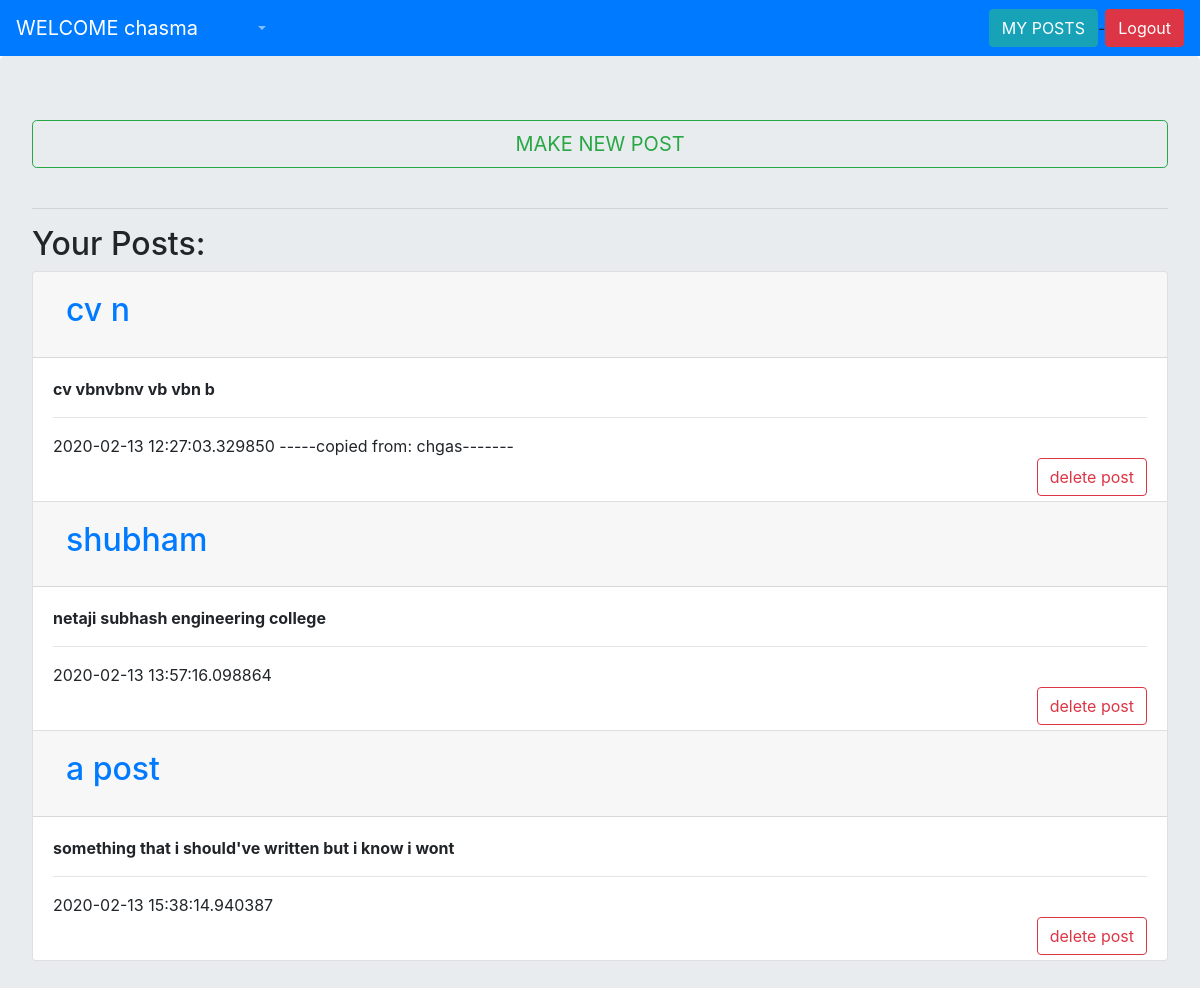
The page /posts/ (signed in) on the database its author committed.
### djangoapp/models.py (models this page shows)
class posts(models.Model):
	user = models.TextField(max_length = 500, blank = True)
	post = models.TextField(max_length = 500, blank = True)
	head = models.CharField(max_length = 30)
	date = models.CharField(max_length = 30)

### djangoapp/views.py (the view)
# urls.py: path('posts/',views.postpage),
@login_required
def postpage(request):
	user = request.user.username
	data=[]
	try:
		data = posts.objects.all().filter(user=user)
	except: pass
	return render(request,'postpage.html',{'posts':data,'username':user})

### djangoapp/templates/postpage.html (shortened to what this page needs)
<!DOCTYPE html>
<html lang="en">
<head>
    <link rel="stylesheet" href="https://stackpath.bootstrapcdn.com/bootstrap/4.4.1/css/bootstrap.min.css">
</head>
<body>
<nav class="navbar navbar-expand-lg navbar-dark bg-primary">
    <a class="navbar-brand" href="/home/">WELCOME {{username}}</a>
    <div class="collapse navbar-collapse" id="navbarSupportedContent">
      <ul class="navbar-nav mr-auto">
        <li class="nav-item active">
          <a class="nav-link" href="#"> <span class="sr-only">(current)</span></a>
        </li>
        <li class="nav-item">
          <a class="nav-link" href="#"></a>
        </li>
        <li class="nav-item dropdown">
          <a class="nav-link dropdown-toggle" href="#" id="navbarDropdown" role="button" data-toggle="dropdown" aria-haspopup="true" aria-expanded="false">
          </a>
        </li>
        <li class="nav-item">
          <a class="nav-link disabled" href="#" tabindex="-1" aria-disabled="true"></a>
        </li>
	  </ul>
	  <form class="form-inline my-2 my-lg-0" action="/posts/">
        <button class="btn btn-info my-2 my-sm-0" type="submit">MY POSTS</button>
      </form>-
      <form class="form-inline my-2 my-lg-0" action="/logout/">
        <button class="btn btn-danger my-2 my-sm-0" type="submit">Logout</button>
      </form>
    </div>
  </nav>
    <div class="jumbotron">
<a class="btn btn-outline-success btn-lg btn-block" href="/makepost/">MAKE NEW POST</a><BR><hr>
    <H2>Your Posts:</H2>
<div class="accordion" id="accordionExample">
{% for d in posts %}
<div class="card">
    <div class="card-header" id="headingOne {{d.head}}">
      <h2 class="mb-0">
        <button class="btn btn-link" type="button" data-toggle="collapse" data-target="#collapseOne" aria-expanded="true" aria-controls="collapseOne">
          <h2 style="text-decoration: none;">{{d.head}}</h2>
          </button>
      </h2>
    </div>
    <div id="collapseOne" class="collapse show" aria-labelledby="headingOne" data-parent="#accordionExample">
      <div class="card-body">
        <b>{{d.post}}</b> <br><hr>
        {{d.date}}
        <br>
        <a style="float: right; margin-bottom: 5px;" class="btn btn-outline-danger" href="/deletepost/{{d.id}}" onclick="return check()"> delete post</a>
      </div>
    </div>
  </div>
{% endfor %}
</div>
</div>
</body>
</html>

### rows shown on the page
posts: head "cv n", post "cv vbnvbnv vb vbn b", date "2020-02-13 12:27:03.329850 -----copied from: chgas-------"
posts: head "shubham", post "netaji subhash engineering college", date "2020-02-13 13:57:16.098864"
posts: head "a post", post "something that i should've written but i know i wont", date "2020-02-13 15:38:14.940387"

### other values the page prints
{{ username }} "chasma"
